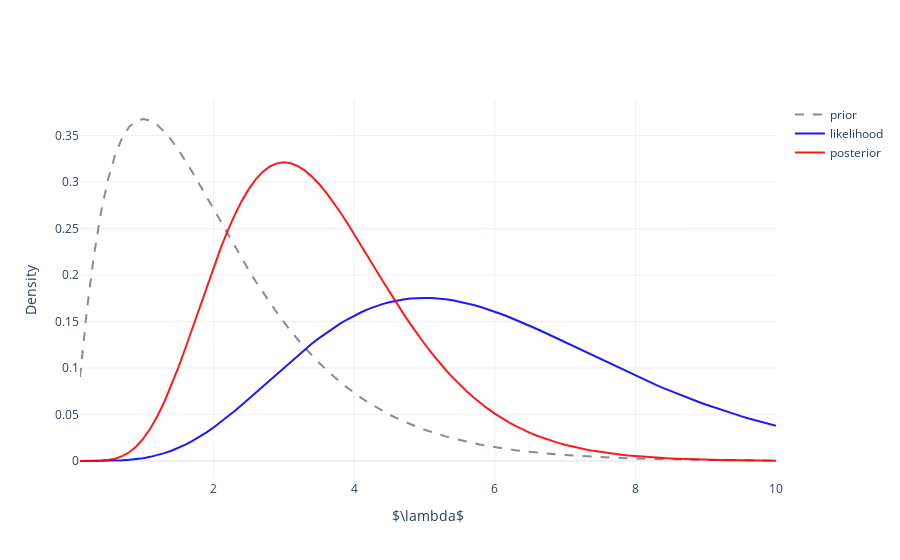

The cell this chart's notebook holds for it:
### Markdown cell above
Bayesian inference on Poisson distributed data thus "simply" becomes:

### Code cell
likelihood = Poisson()  # identify the model
prior = (
    likelihood.conjugate_prior()
)  # the model induces the conjugate prior (if we know its partition function)
prior_natural_parameters = [1, 1]  # just pick one particular prior
data = [5]  # let's say we've seen this many events in a certain time interval
posterior = prior  # conjugate inference! So easy!
# we just need to update the _parameters_. The likelihood tells us how to do that:
posterior_natural_parameters = likelihood.posterior_parameters(
    prior_natural_parameters, data
)

lambdas = jnp.linspace(0.1, 10, 100)

fig = go.Figure()
fig.add_trace(
    go.Scatter(
        x=lambdas,
        y=jnp.exp(prior.logpdf(lambdas[..., None], prior_natural_parameters)),
        mode="lines",
        line=dict(dash="dash", color="gray"),
        name="prior",
        opacity=0.9,
    )
)
fig.add_trace(
    go.Scatter(
        x=lambdas,
        y=jnp.exp(likelihood.logpdf(data, lambdas[..., None])),
        mode="lines",
        line=dict(color="blue"),
        name="likelihood",
        opacity=0.9,
    )
)
fig.add_trace(
    go.Scatter(
        x=lambdas,
        y=jnp.exp(posterior.logpdf(lambdas[..., None], posterior_natural_parameters)),
        mode="lines",
        line=dict(color="red"),
        name="posterior",
        opacity=0.9,
    )
)
fig.update_layout(
    xaxis_title="$\\lambda$",
    yaxis_title="Density",
    template="plotly_white",
    legend=dict(title=""),
)
fig.show()
